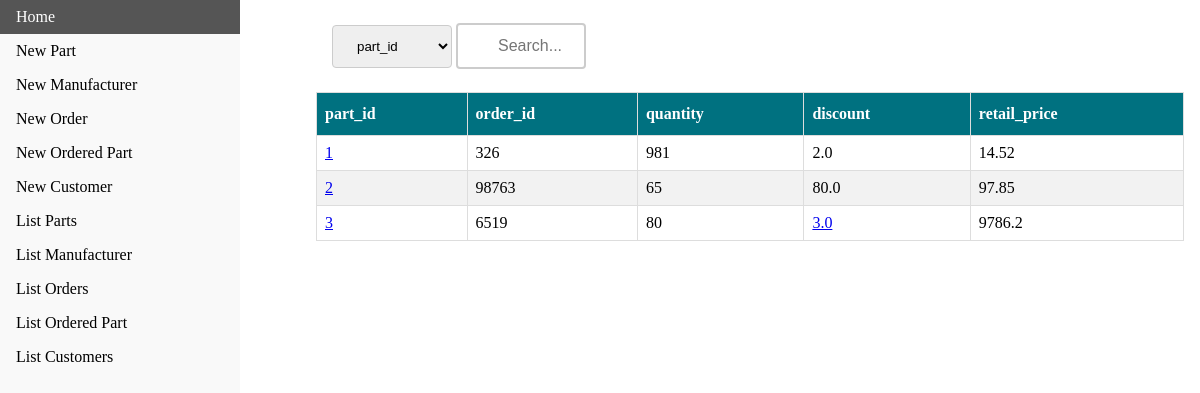
/list/ordered_part, run on the app's committed database.
### tables this page shows
CREATE TABLE ordered_part (
part_id INTEGER NOT NULL,
order_id INTEGER NOT NULL,
quantity INTEGER NOT NULL,
discount REAL NOT NULL,
retail_price REAL NOT NULL,
PRIMARY KEY (part_id, order_id),
FOREIGN KEY (part_id) REFERENCES part(part_id),
FOREIGN KEY (order_id) REFERENCES 'order'(order_id));

### webpage.py (the view)
@app.route('/list/<itype>')
@app.route('/list')
def list(itype='null'):
    if itype == 'null':
        return render_template('index.html')
    elif itype == 'part' or itype == 'customer' or itype == 'manufacturer' or itype == 'order' or itype == 'ordered_part':
        con = sql.connect("test3.db")
        con.row_factory = sql.Row
        cur = con.cursor()
        com = "SELECT * FROM '" + itype + "'"
        cur.execute(com)
        names = [description[0] for description in cur.description]
        rows = cur.fetchall()
    else:
        return render_template('index.html')
    return render_template("list.html", names=names, rows=rows, tname=itype)

### templates/list.html (shortened to what this page needs)
<!doctype html>
<html>
  <head>
    <link rel="stylesheet" type="text/css" href="{{ url_for('static', filename='css/navbar.css') }}" />
    <link rel="stylesheet" type="text/css" href="{{ url_for('static', filename='css/table.css') }}" />
    <link rel="stylesheet" type="text/css" href="{{ url_for('static', filename='css/button.css') }}" />
  </head>
  <body>
    <ul>
			<li><a href="/" >Home</a></li>
			<li><a href="/insert/part">New Part</a></li>
			<li><a href="/insert/man">New Manufacturer</a></li>
			<li><a href="/insert/order">New Order</a></li>
			<li><a href="/insert/op">New Ordered Part</a></li>
			<li><a href="/insert/cust">New Customer</a></li>
			<li><a href="/list/part">List Parts</a></li>
			<li><a href="/list/manufacturer">List Manufacturer</a></li>
			<li><a href="/list/order">List Orders</a></li>
			<li><a href="/list/ordered_part">List Ordered Part</a></li>
			<li><a href="/list/customer">List Customers</a></li>
		</ul>
    <div style="margin-left:25%; padding:1px 16px; height:100%;">
	    <div class="searchBar" style="margin-top: 15px; margin-bottom: 15px; padding: 1px 16px;">
        <form action="{{ url_for('search', itype=tname) }}" method="POST">
          <select name="selection">
            {% for col in names %}
            <option value="{{ col }}">{{ col }}</option>
            {% endfor %}
          </select>
          <input class="searchBar" type=text name="search" placeholder="Search...">
        </form>
      </div>
      <table>
        <thead>
          <tr>
            {% for col in names %}
              <th>{{ col }}</th>
            {% endfor %}
          </tr>
        </thead>
        <tbody>
          {% for row in rows %}
          <tr>
            {% for i in row %}
              {% if row[0] == i %}
                {% if names[0] == 'part_id' and names[1] == 'order_id' %}
                  <td><a href="{{ url_for('display',itype=tname, ident1=row[0], ident2=row[1]) }}" >{{ i }}</a> </td>
                {% else %}
                  <td><a href="{{ url_for('display',itype=tname, ident1=row[0]) }}">{{ i }}</a></td>
                {% endif %}
              {% else %}
                <td>{{ i }}</td>
              {% endif %}
            {% endfor %}
          </tr>
        {% endfor %}
        </tbody>
      </table>
    </div>
  </body>
</html>

### static/css/navbar.css (style rules this page uses)
body { margin: 0; }
ul { list-style-type: none; margin: 0; padding: 0; width: 20vw; background-color: #f1f1f175; position: fixed; height: 100%; overflow: auto; }
li a { display: block; color: #000; padding: 8px 16px; text-decoration: none; }

### static/css/table.css (style rules this page uses)
div { border-radius: 5px; background-color: #ffffffea; }
table { font-family: MuseoSans; border-collapse: collapse; width: 100%; }
tr { border-bottom: 1px solid #f2f2f2; }
th, td { border: 1px solid #ddd; padding: 8px; }
th { padding-top: 12px; padding-bottom: 12px; text-align: left; background-color: rgb(0, 113, 128); color: white; }
tr:nth-child(even) { background-color: #f2f2f2; }

### static/css/button.css (style rules this page uses)
.searchBar input[type=text] { width: 130px; box-sizing: border-box; border: 2px solid #ccc; border-radius: 4px; font-size: 16px; background-color: white; background-position: 10px 10px; background-repeat: no-repeat; padding: 12px 20px 12px 40px; -webkit-transition: width 0.4s ease-in-out; transition: width 0.4s ease-in-out; }
select { width: 10vw; padding: 12px 20px; margin: 8px 0; display: inline-block; border: 1px solid #ccc; border-radius: 4px; box-sizing: border-box; }

### data on the page
ordered_part: row "1", order "326", quantity "981", discount "2.0", retail_price "14.52"
ordered_part: row "2", order "98763", row "65", discount "80.0", retail_price "97.85"
ordered_part: row "3", order "6519", row "80", discount "3.0", retail_price "9786.2"

### other printed values
{{ col }} "part_id" "order_id" "quantity" "discount" "retail_price"
form field selection "part_id"
